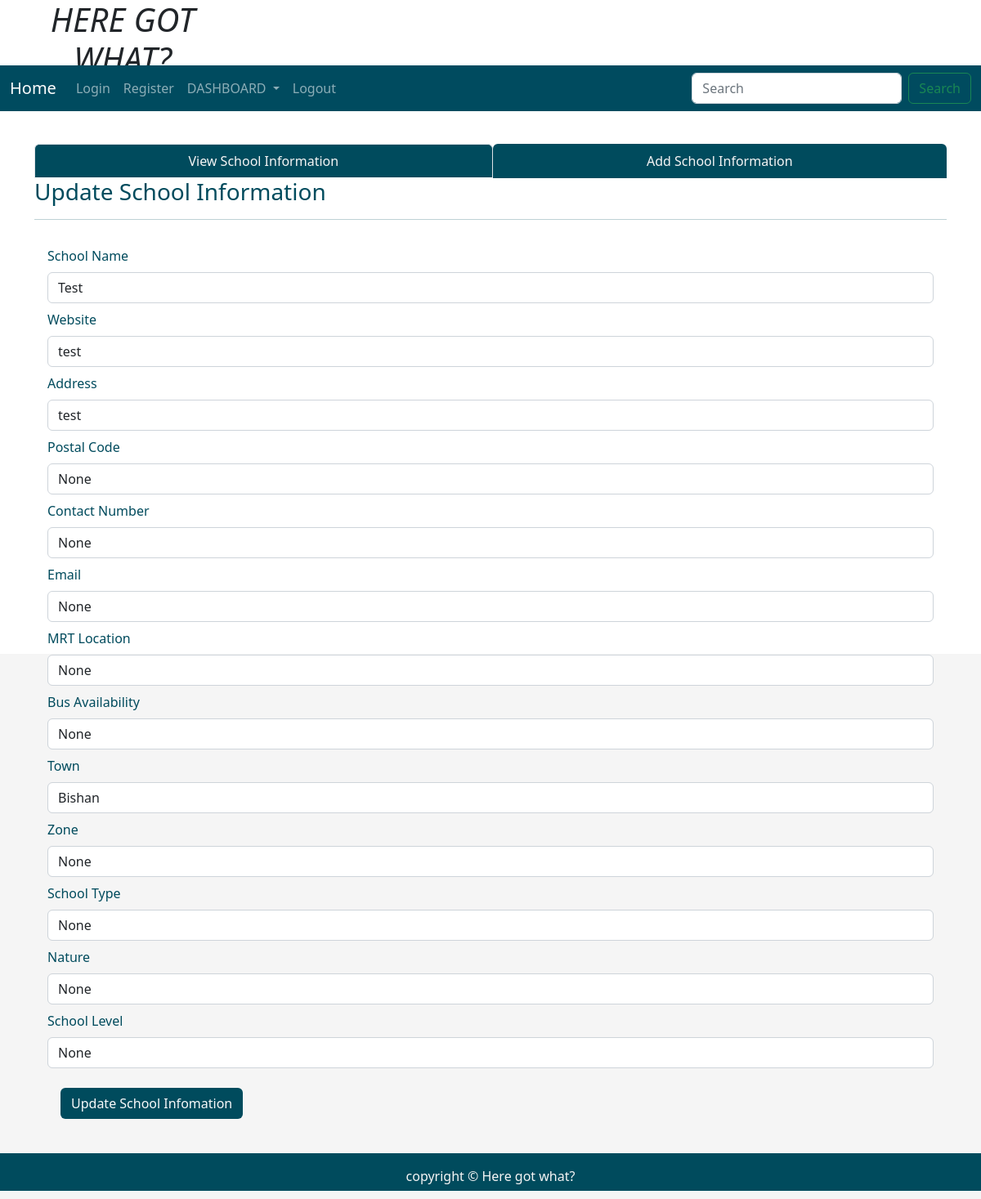
/fetchoneschool/Test, run on the app's committed database.
### tables this page shows
CREATE TABLE "school" (
	"name"	TEXT,
	"url_address"	TEXT,
	"address"	TEXT,
	"postal"	TEXT,
	"phone"	TEXT,
	"email"	TEXT,
	"mrt"	TEXT,
	"bus"	TEXT,
	"town"	TEXT,
	"zone"	TEXT,
	"type"	TEXT,
	"nature"	TEXT,
	"mainlvl"	TEXT,
	FOREIGN KEY("town") REFERENCES "population"("town"),
	PRIMARY KEY("name")
);

### application.py (the view)
@application.route('/fetchoneschool/<string:name>')
def fetchoneschool(name):
    user = get_active_user()
    db = get_database()
    school_cur = db.execute('SELECT * from school where name = ?', [name])
    single_school = school_cur.fetchone()
    return render_template('updateschoolinfo.html', user = user, single_school = single_school)

### application.py (called while the page is built)
@application.teardown_appcontext
def close_database(error):
    if hasattr(g, 'ICT2103Web_db'):
        g.ICT2103Web_db.close()

def get_active_user():
    user = None
    if 'user' in session:
        user = session['user']
        db = get_database()
        user_cur = db.execute('select * from users where name =?', [user])
        user = user_cur.fetchone()
    return user

### database.py (called while the page is built)
def connect_to_database():
    sql = sqlite3.connect('C:/ICT2103Web/ICT2103Web.db')
    sql.row_factory = sqlite3.Row
    return sql

def get_database():
    if not hasattr(g, 'ICT2103Web_db'):
        g.ICT2103Web_db = connect_to_database()
    return  g.ICT2103Web_db

### templates/updateschoolinfo.html (shortened to what this page needs)
<!DOCTYPE html>
<html lang="en">
<head>
    <link rel="stylesheet" href="https://cdnjs.cloudflare.com/ajax/libs/font-awesome/4.7.0/css/font-awesome.min.css">
    <link href="https://cdn.jsdelivr.net/npm/bootstrap@5.1.3/dist/css/bootstrap.min.css" rel="stylesheet"
>
    <link rel="stylesheet" href="{{ url_for('static', filename='home.css')}}" type="text/css">
    <link rel="stylesheet" href="https://cdnjs.cloudflare.com/ajax/libs/twitter-bootstrap/5.2.0/css/bootstrap.min.css">
    <link rel="stylesheet" href="https://cdn.datatables.net/1.12.1/css/dataTables.bootstrap5.min.css">
</head>
<body>
    <div class="parent">
        <div class="child child1">
            <h1 class="text-center"><i>HERE GOT WHAT?</i></h1>
        </div>
        <div class="child child3 dropdown">
            <nav class="navbar navbar-expand-lg navbar-dark" style="background-color: #004b5f;">
                <div class="container-fluid">
                    <a class="navbar-brand" href="{{url_for('index')}}">Home</a>
                    <div class="collapse navbar-collapse" id="navbarSupportedContent">
                        <ul class="navbar-nav me-auto mb-2 mb-lg-0">
                            <li class="nav-item">
                                <a class="nav-link" aria-current="page" href="{{url_for('userLogin')}}">Login</a>
                            </li>
                            <li class="nav-item">
                                <a class="nav-link" href="{{url_for('userRegister')}}">Register</a>
                            </li>
                            <li class="nav-item dropdown">
                                <a class="nav-link dropdown-toggle" href="#" id="navbarDropdown" role="button"
                                    data-bs-toggle="dropdown" aria-expanded="false">
                                    DASHBOARD
                                </a>
                            </li>
                            <li class="nav-item">
                                <a class="nav-link" href="#">Logout</a>
                            </li>
                        </ul>
                        <form class="d-flex">
                            <input class="form-control me-2" type="search" placeholder="Search" aria-label="Search">
                            <button class="btn btn-outline-success" type="submit">Search</button>
                        </form>
                    </div>
                </div>
            </nav>
        </div>
        <div class="child child5" style="color:rgb(0, 75, 93);">
        </div>
        <div class="child child6 container" style="color:rgb(0, 75, 93);">
            <ul class="nav nav-tabs nav-fill">
                <li class="nav-item">
                    <a class="nav-link active" aria-current="page" href="{{ url_for('schoolinfo')}}"
                        style=" background-color:rgb(0, 75, 93); color:whitesmoke;">View School Information</a>
                </li>
                <li class="nav-item">
                    <a class="nav-link" href="{{ url_for('addnewschool')}}"
                        style=" background-color:rgb(0, 75, 93); color:whitesmoke;">Add School
                        Information</a>
                </li>
            </ul>
            <div class="table-responsive-lg caption-top">
                <caption>
                    <h3>Update School Information</h3>
                </caption>
                <hr>
                {% if single_school %}
                <form class="p-3" action="/updateschoolinfo" method="POST">
                    <div class="mb-2">
                        <label for="name" class="form-label">School Name</label>
                        <input type="text" class="form-control" id="name" name="name" value="{{single_school['name']}}">
                    </div>
                    <div class="mb-2">
                        <label for="url_address" class="form-label">Website</label>
                        <input type="text" class="form-control" id="url_address" name="url_address"
                            value="{{single_school['url_address']}}">
                    </div>
                    <div class="mb-2">
                        <label for="address" class="form-label">Address</label>
                        <input type="text" class="form-control" id="address" name="address"
                            value="{{single_school['address']}}">
                    </div>
                    <div class="mb-2">
                        <label for="postal" class="form-label">Postal Code</label>
                        <input type="text" class="form-control" id="postal" name="postal"
                            value="{{single_school['postal']}}">
                    </div>
                    <div class="mb-2">
                        <label for="phone" class="form-label">Contact Number</label>
                        <input type="text" class="form-control" id="phone" name="phone"
                            value="{{single_school['phone']}}">
                    </div>
                    <div class="mb-2">
                        <label for="email" class="form-label">Email</label>
                        <input type="text" class="form-control" id="email" name="email"
                            value="{{single_school['email']}}">
                    </div>
                    <div class="mb-2">
                        <label for="mrt" class="form-label">MRT Location</label>
                        <input type="text" class="form-control" id="mrt" name="mrt" value="{{single_school['mrt']}}">
                    </div>
                    <div class="mb-2">
                        <label for="bus" class="form-label">Bus Availability</label>
                        <input type="text" class="form-control" id="bus" name="bus" value="{{single_school['bus']}}">
                    </div>
                    <div class="mb-2">
                        <label for="town" class="form-label">Town</label>
                        <input type="text" class="form-control" id="town" name="town" value="{{single_school['town']}}">
                    </div>
                    <div class="mb-2">
                        <label for="zone" class="form-label">Zone</label>
                        <input type="text" class="form-control" id="zone" name="zone" value="{{single_school['zone']}}">
                    </div>
                    <div class="mb-2">
                        <label for="type" class="form-label">School Type</label>
                        <input type="text" class="form-control" id="type" name="type" value="{{single_school['type']}}">
                    </div>
                    <div class="mb-2">
                        <label for="nature" class="form-label">Nature</label>
                        <input type="text" class="form-control" id="nature" name="nature"
                            value="{{single_school['nature']}}">
                    </div>
                    <div class="mb-2">
                        <label for="mainlvl" class="form-label">School Level</label>
                        <input type="text" class="form-control" id="mainlvl" name="mainlvl"
                            value="{{single_school['mainlvl']}}">
                    </div>
                    {% endif %}
                    <button type="submit" class="btn text-light m-3" style="background-color:rgb(0, 75, 93);">Update
                        School Infomation</button>
                </form>
            </div>
        </div>
        <div class="child child7" style="background-color:rgb(0, 75, 93); color:whitesmoke;">
            <p class="p-3 text-center">copyright &copy Here got what?</p>
        </div>
    </div>
</body>
</html>

### static/home.css (style rules this page uses)
html, body { height: 100%; background-color:whitesmoke; color:rgb(0, 75, 93); }
.parent { height: 100%; display: grid; grid-template-columns: repeat(4, 1fr); grid-template-rows: 10% 5% 7% auto 7%; }
.child { margin-bottom: 10px; }
.child1 { grid-column: 1/2; grid-row: 1/2; }
.child3 { grid-column: 1/-1; grid-row: 2/3; }
.child5 { grid-column: 4/5; grid-row: 3/4; text-align: center; }
.child6 { grid-column: 1/-1; grid-row: 4/5; }
.child7 { grid-column: 1/-1; grid-row: 5/6; }

### data on the page
school: name "Test", url_address "test", address "test", town "Bishan"
